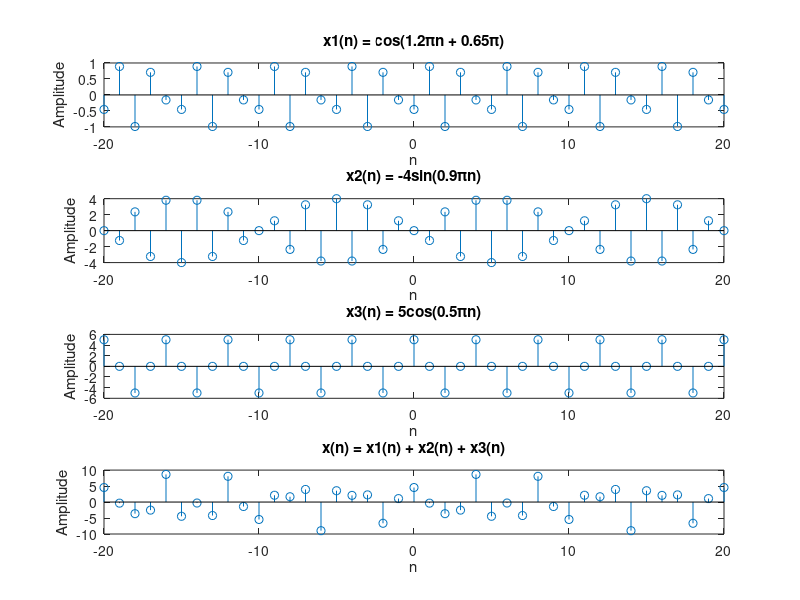

MATLAB code to generate this figure: (Note: this script raises an error after producing the figure.)
% Define the range of n
n = -20:20;  % two periods of the fundamental period (N = 20)

% Define each digital signal
x1 = cos(1.2*pi*n + 0.65*pi);
x2 = -4*sin(0.9*pi*n);
x3 = 5*cos(0.5*pi*n);

% Define the overall signal
x = x1 + x2 + x3;

% Plot each digital signal
figure;
subplot(4,1,1);
stem(n, x1);
title('x1(n) = cos(1.2πn + 0.65π)');
xlabel('n');
ylabel('Amplitude');

subplot(4,1,2);
stem(n, x2);
title('x2(n) = -4sin(0.9πn)');
xlabel('n');
ylabel('Amplitude');

subplot(4,1,3);
stem(n, x3);
title('x3(n) = 5cos(0.5πn)');
xlabel('n');
ylabel('Amplitude');

% Plot overall signal
subplot(4,1,4);
stem(n, x);
title('x(n) = x1(n) + x2(n) + x3(n)');
xlabel('n');
ylabel('Amplitude');

% Adjust the layout
sgtitle('Digital Signals');